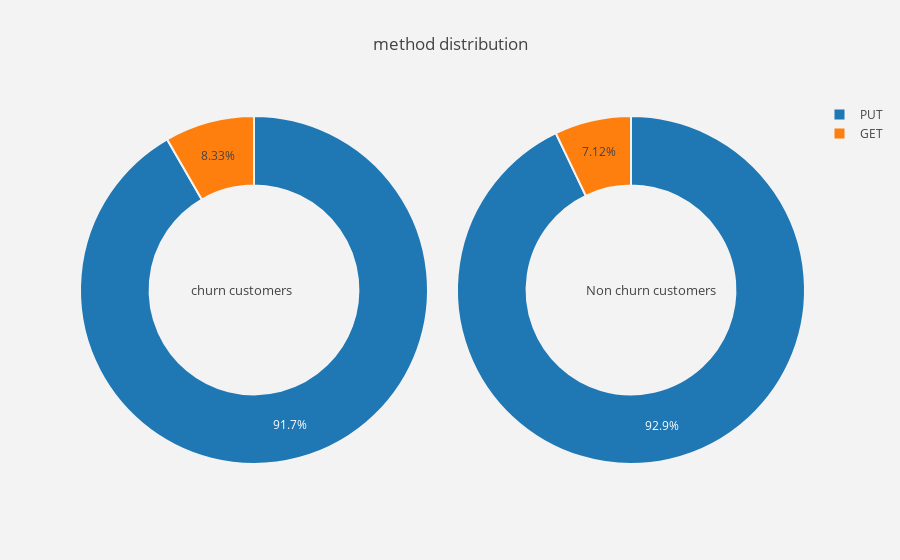

Notebook source saved alongside this figure:
### Code cell
plot_pie('method')

### Figure 1 — Plotly figure (JSON) as saved in the notebook; plotly's stock layout.template omitted (floating-point values rounded to 4 significant figures)
{"data": [{"domain": {"x": [0, 0.48]}, "hole": 0.6, "hoverinfo": "label+percent+name", "labels": ["PUT", "GET"], "marker": {"line": {"color": "rgb(243,243,243)", "width": 2}}, "name": "Churn Customers", "type": "pie", "values": [41127, 3737]}, {"domain": {"x": [0.52, 1]}, "hole": 0.6, "hoverinfo": "label+percent+name", "labels": ["PUT", "GET"], "marker": {"line": {"color": "rgb(243,243,243)", "width": 2}}, "name": "Non churn customers", "type": "pie", "values": [216691, 16599]}], "layout": {"annotations": [{"font": {"size": 13}, "showarrow": false, "text": "churn customers", "x": 0.15, "y": 0.5}, {"font": {"size": 13}, "showarrow": false, "text": "Non churn customers", "x": 0.88, "y": 0.5}], "paper_bgcolor": "rgb(243,243,243)", "plot_bgcolor": "rgb(243,243,243)", "title": "method distribution"}}
